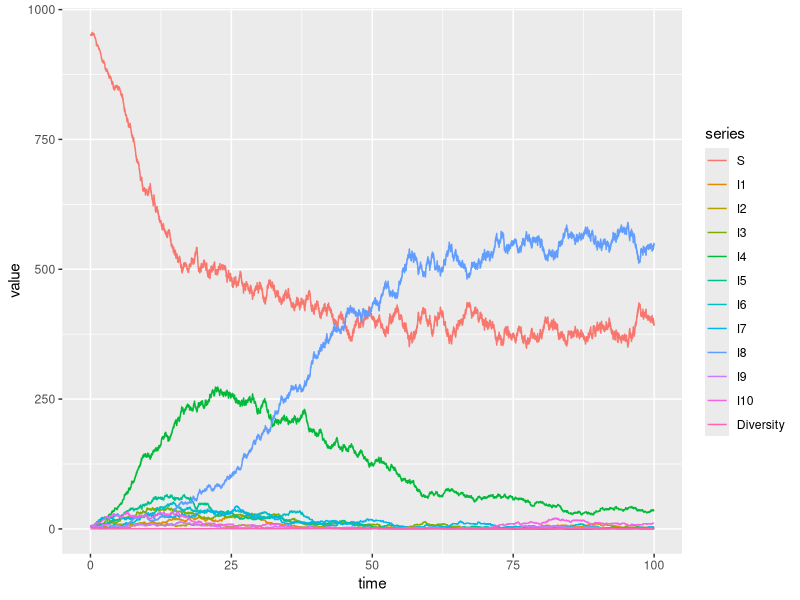
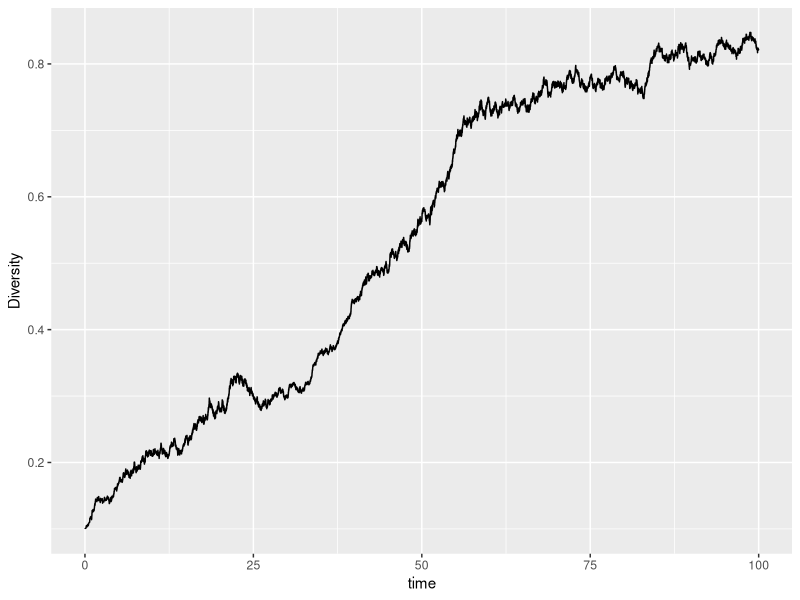
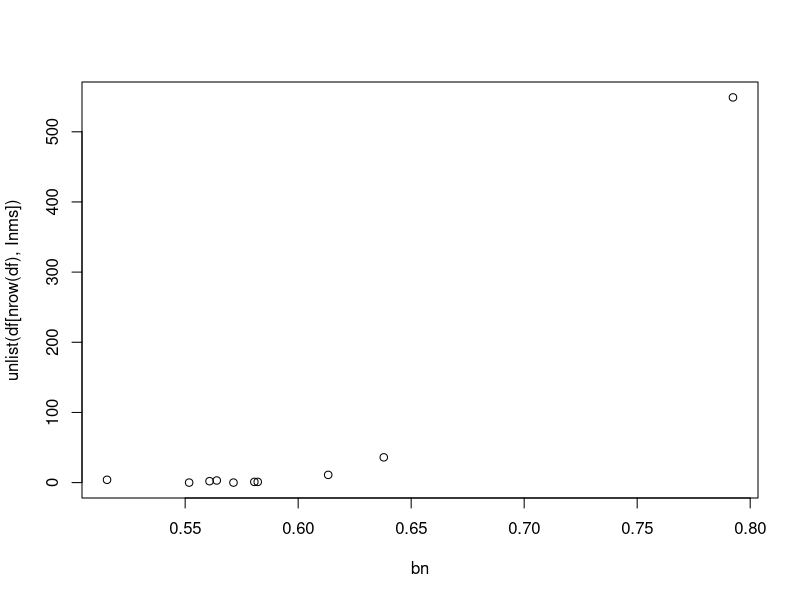

Here is the R script that generated these plots, in order:
#Preston Stringham - January 2019
# Rhinovirus Diversity Experiment. Required packages: reshape2, ggplot2

#NUMBER OF SEROTYPES
m <- 10

#SET gn TO GET m
gn <- c(runif(m, 0.3, 0.3))

#m SEROTYPES
m <- length(gn)

N <- 1000
mu <- 0.01

#UNIFORMLY SELECT bn VALUES FOR m SEROTYPES
bn_lower = 0.5
bn_upper = 0.8
bn <- runif(m, bn_lower, bn_upper)

#SET INITIAL INFECTED POPULATION DATA#
In <- c(runif(m, 5, 5))

#MAKE SURE CONDITIONS HAVE SAME LENGTH
if(length(bn) != length(gn) && length(bn) != length(In)){
  stop("Not enough infection rates, recovery rates, or initial infected population... Please fix...")
}else{
  
  #SET NAMES
  Inms <- paste0("I",1:m)
  nms <- c("S", Inms)
  
  #INITIAL TIME
  time <- 0
  
  #SIMULATION DURATION
  duration <- 100
  
  #INITIAL SUSCEPTIBLE POPULATION
  S <- N-sum(In)
  
  #SIMPSON INDEX
  simp_num = In[1:m]^2
  simp_den = sum(In)^2
  simp = sum(simp_num/simp_den)
  #CREATE DATAFRAME
  df <- data.frame(time, S, I=t(In), simp)
  names <- c("time", nms, "Diversity")
  colnames(df) <- names
  
  #CREATE GILLESPIE MATRIX
  A <- diag(m+1)
  A[1,1] <- 0
  A[(1:m+1),1] <- -1
  
  B = do.call(rbind, replicate(1, A, simplify=FALSE))*(-1)
  
  M <- rbind(A[1:m+1,], B[1:m+1,])
  
  #SET DATAFRAME ACCESS INDEX
  index <- nrow(df) + 1
  
  while (time < duration){
    
    #SUM OF THE RATE OF THE EVENTS
    r1 <- (1-mu)*(bn*In*S)/N + (mu/m)*sum(bn*In)*S/N
    #r1[selected] <- (1-mu)*(bn[selected]*In[selected]*S)/N
    r2 <- gn*In
    rtot <- sum(r1 + r2)
    
    # GENERATE TIME STEP dt
    dt <- -log(runif(1))/rtot
    
    #ADD dt TO time
    time <- time + dt
    
    #CHOOSE OUTCOME BASED ON RANDOM NUMBER AND SUM OF RATE OF EVENTS
    rand <- runif(1)
    
    #UPDATE POPULATIONS FROM MATRIX
    var <- sample(1:(2*m), 1, prob=c(r1, r2))
    In <- In + M[var,1:m+1]
    S <- S + M[var, 1]
    
    #RECALCULATE SIMPSON INDEX
    simp_num = In[1:m]^2
    simp_den = sum(In)^2
    simp = sum(simp_num/simp_den)
    
    #APPEND TO DATA FRAME
    df[index,] <- c(time, S, In, simp) 
    
    index <- index + 1
    
  }
  
  #Save mean bn and gn values of serotypes after simulation.
  extinct <- c()
  survivors <- c()
  for(i in 3:ncol(df)){
    if(df[nrow(df),i] < 1){
      extinct <- c(extinct, i-2)
    }
    else{
      survivors <- c(survivors, i-2)
    }
  }
  bn_means <- c(mean(bn[extinct]), mean(bn[survivors]))
  gn_means <- c(mean(gn[extinct]), mean(gn[survivors]))
  df_means <- data.frame(bn_means[1], bn_means[2])
  df_means <- rbind(df_means, gn_means)
  
  mean_names <- c("Extinct Mean", "Surivivor Mean")
  rate_names <- c("bn", "gn")
  rownames(df_means) <- rate_names
  colnames(df_means) <- mean_names
  
  #PLOT USING GGPLOT2
  require(ggplot2)
  require(reshape2)
  
  p <- melt(df, id.vars = 'time', variable.name = 'series')
  
  #PLOT FOR EACH SEROTYPE
  #ggplot(p, aes(time,value)) + geom_line() + facet_wrap(.~series, ncol=3)

  #ALL SEROTYPES ON ONE PLOT
  print(ggplot(p, aes(time, value)) + geom_line(aes(colour = series)))
  
  #PLOT DIVERSITY
  #lines(df[,1], df[,ncol(df)])
  #p2 <- ggplot(p, aes(time, value)) + geom_line(data=subset())
  print(ggplot(df, aes(x=time, y = Diversity)) + geom_line())
  
  
  print(plot(bn,unlist(df[nrow(df),Inms])))
}